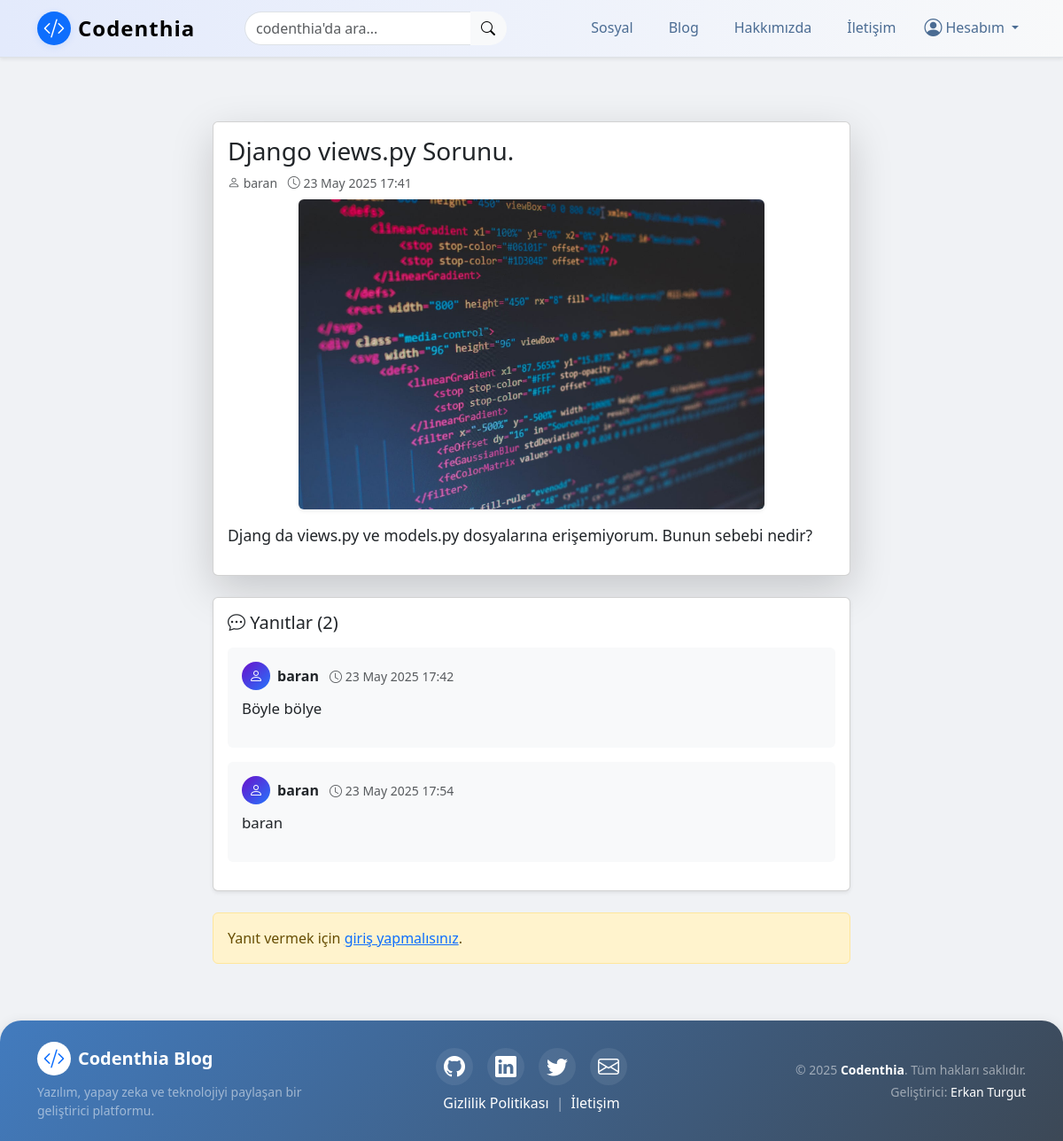
Screenshot of /articles/sosyal/soru/5/ with the database file from the repository.
### article/models.py (models this page shows, shortened)
class CommunityQuestion(models.Model):
    user = models.ForeignKey(get_user_model(), on_delete=models.CASCADE, verbose_name="Soran Kullanıcı", related_name="community_questions")
    title = models.CharField(max_length=200, verbose_name="Soru Başlığı")
    content = models.TextField(verbose_name="Soru İçeriği")
    image = models.ImageField(upload_to='community_images/', null=True, blank=True, verbose_name="Görsel")
    created_date = models.DateTimeField(auto_now_add=True)
    class Meta:
        ordering = ['-created_date']

class CommunityAnswer(models.Model):
    question = models.ForeignKey(CommunityQuestion, on_delete=models.CASCADE, related_name="answers", verbose_name="Soru")
    user = models.ForeignKey(get_user_model(), on_delete=models.CASCADE, verbose_name="Yanıtlayan Kullanıcı", related_name="community_answers")
    content = models.TextField(verbose_name="Yanıt")
    created_date = models.DateTimeField(auto_now_add=True)
    class Meta:
        ordering = ['created_date']

### article/views.py (the view)
# urls.py: path('sosyal/soru/<int:id>/', views.soru_detay, name="soru_detay"),
def soru_detay(request, id):
    question = get_object_or_404(CommunityQuestion, id=id)
    answers = question.answers.all()
    if request.method == "POST":
        answer_form = CommunityAnswerForm(request.POST)
        if answer_form.is_valid():
            answer = answer_form.save(commit=False)
            answer.user = request.user
            answer.question = question
            answer.save()
            messages.success(request, "Yanıtınız eklendi!")
            return redirect('article:soru_detay', id=id)
    else:
        answer_form = CommunityAnswerForm()
    return render(request, 'soru_detay.html', {'question': question, 'answers': answers, 'answer_form': answer_form})

### article/forms.py
class CommunityAnswerForm(forms.ModelForm):
    class Meta:
        model = CommunityAnswer
        fields = ['content']
        labels = {
            'content': 'Yanıtınız',
        }
        widgets = {
            'content': forms.Textarea(attrs={'class': 'form-control', 'rows': 3, 'placeholder': 'Yanıtınızı yazın...'}),
        }

### templates/soru_detay.html (shortened to what this page needs)
{% extends "layout.html" %} {% block body %}
<div class="container my-5">
    <div class="row justify-content-center">
        <div class="col-lg-8">
            <div class="card shadow-lg mb-4">
                <div class="card-body">
                    <h3 class="mb-2">{{ question.title }}</h3>
                    <div class="mb-2 text-muted small">
                        <i class="bi bi-person"></i> {{ question.user.get_full_name|default:question.user.username }}
                        <span class="ms-2"><i class="bi bi-clock"></i> {{ question.created_date|date:"d M Y H:i" }}</span>
                    </div>
                    {% if question.image %}
                    <div class="mb-3 text-center">
                        <img src="{{ question.image.url }}" alt="Soru Görseli" class="img-fluid rounded shadow-sm" style="max-height:350px; object-fit:contain;">
                    </div>
                    {% endif %}
                    <div class="mb-3" style="font-size:1.1rem;">{{ question.content|linebreaks }}</div>
                </div>
            </div>
            <div class="card shadow-sm mb-4">
                <div class="card-body">
                    <h5 class="mb-3"><i class="bi bi-chat-dots"></i> Yanıtlar ({{ answers.count }})</h5>
                    {% if answers %} {% for answer in answers %}
                    <div class="mb-3 p-3 rounded bg-light">
                        <div class="d-flex align-items-center mb-1">
                            <div class="avatar bg-primary text-white rounded-circle d-flex align-items-center justify-content-center me-2" style="width:32px; height:32px; font-size:1rem;">
                                <i class="bi bi-person"></i>
                            </div>
                            <div>
                                <strong>{{ answer.user.get_full_name|default:answer.user.username }}</strong>
                                <span class="text-muted small ms-2"><i class="bi bi-clock"></i> {{ answer.created_date|date:"d M Y H:i" }}</span>
                            </div>
                        </div>
                        <div class="mt-2" style="font-size:1.05rem;">{{ answer.content|linebreaks }}</div>
                    </div>
                    {% endfor %} {% else %}
                    <div class="alert alert-info">Henüz yanıt yok. İlk yanıtı sen ver!</div>
                    {% endif %}
                </div>
            </div>
            {% if user.is_authenticated %}
            <div class="card shadow-sm mb-4">
                <div class="card-body">
                    <h5 class="mb-3"><i class="bi bi-reply"></i> Yanıtla</h5>
                    <form method="post">
                        {% csrf_token %}
                        <div class="mb-3">
                            {{ answer_form.content.label_tag }} {{ answer_form.content }}
                        </div>
                        <button type="submit" class="btn btn-primary px-4">
                            <i class="bi bi-send"></i> Yanıtı Gönder
                        </button>
                    </form>
                </div>
            </div>
            {% else %}
            <div class="alert alert-warning">Yanıt vermek için <a href="{% url 'user:login' %}">giriş yapmalısınız</a>.</div>
            {% endif %}
        </div>
    </div>
</div>
{% endblock %}

### templates/soru_detay.html (style rules this page uses)
.avatar { min-width: 32px; min-height: 32px; font-weight: bold; background: linear-gradient(135deg, #6a11cb 0%, #2575fc 100%); }

### rows the page displays
CommunityQuestion: title "Django views.py Sorunu.", user.get_full_name "baran", created_date "23 May 2025 17:41", image (picture), content "Djang da views.py ve models.py dosyalarına erişemiyorum. Bunun sebebi nedir?", count "2"
CommunityAnswer: user.get_full_name "baran", created_date "23 May 2025 17:42", content "Böyle bölye"
CommunityAnswer: user.get_full_name "baran", created_date "23 May 2025 17:54", content "baran"
